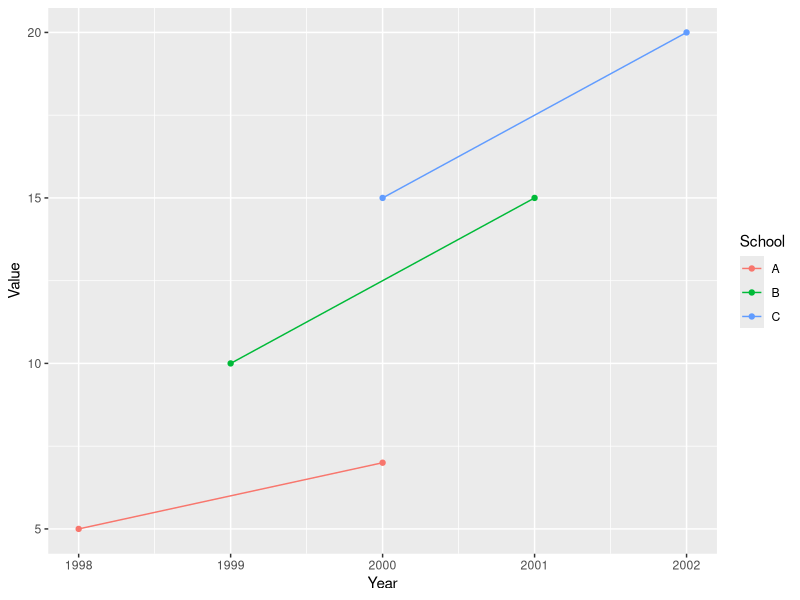
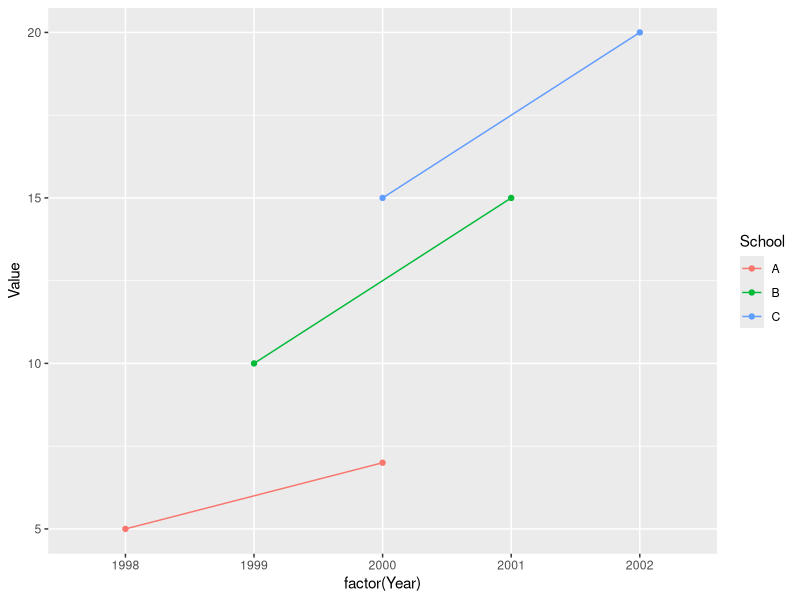
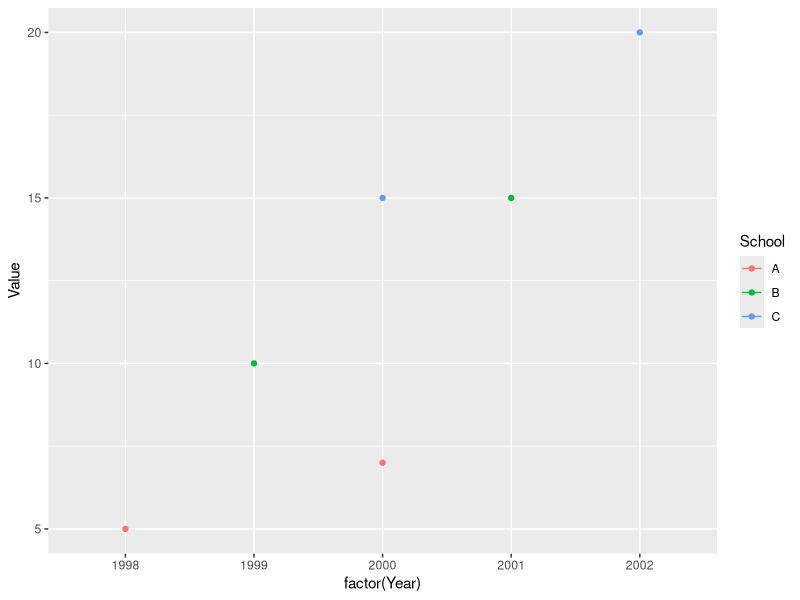
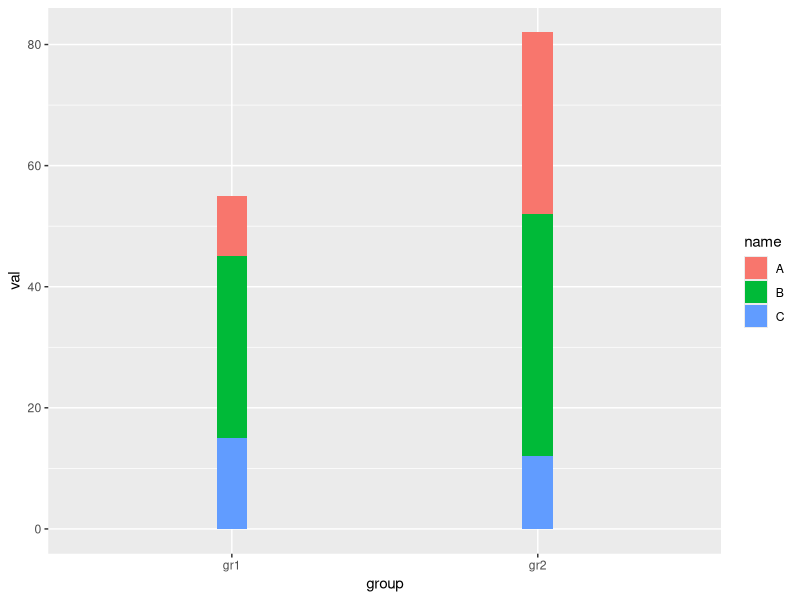
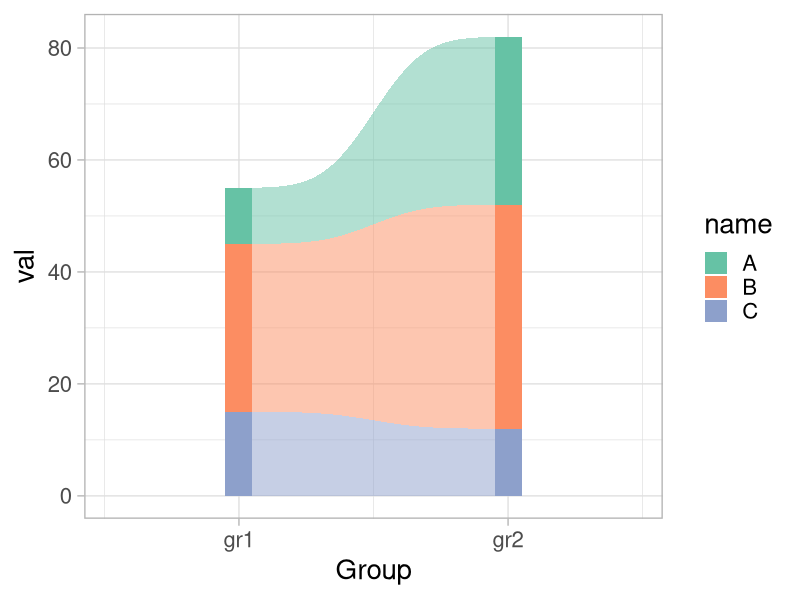

Source code (R) for these figures, in order:
df = read.table(text = 
                  "School      Year    Value 
 A           1998    5
 B           1999    10
 C           2000    15
 A           2000    7
 B           2001    15
 C           2002    20", sep = "", header = TRUE)

library(ggplot2)

(p1 <- ggplot(data = df, aes(x = Year, y = Value, colour = School)) +       
    geom_line() + geom_point())

(p2 <- ggplot(data = df, aes(x = factor(Year), y = Value, colour = School)) +       
    geom_line(aes(group = School)) + geom_point())

(p3 <- ggplot(data = df, aes(x = factor(Year), y = Value, colour = School)) +       
    geom_line() + geom_point())


library(ggplot2)
data = rbind(data.frame('val' = c(10, 30, 15), 'name' = c('A', 'B', 'C'), group = 'gr1'), data.frame('val' = c(30, 40, 12), 'name' = c('A', 'B', 'C'), group = 'gr2'))
ggplot(data,                         # Draw barplot with grouping & stacking
       aes(x = group,
           y = val,
           fill = name)) + 
  geom_bar(stat = "identity",
           position = "stack", width = .1)

library(tidyverse)

alluvia <- data %>%
  group_by(name) %>%
  summarize(x = seq(1, 2, 0.01),
            val = pnorm(x, 1.5, 0.15) * diff(val) + first(val))

ggplot(data,                        
       aes(x = as.numeric(factor(group)),
           y = val,
           fill = name)) +
  geom_bar(stat = "identity",
           position = "stack", width = .1) +
  geom_area(data = alluvia, aes(x = x), position = "stack", alpha = 0.5) +
  scale_x_continuous(breaks = 1:2, labels = levels(factor(data$group)),
                     name = "Group", expand = c(0.25, 0.25)) +
  scale_fill_brewer(palette = "Set2") +
  theme_light(base_size = 20)